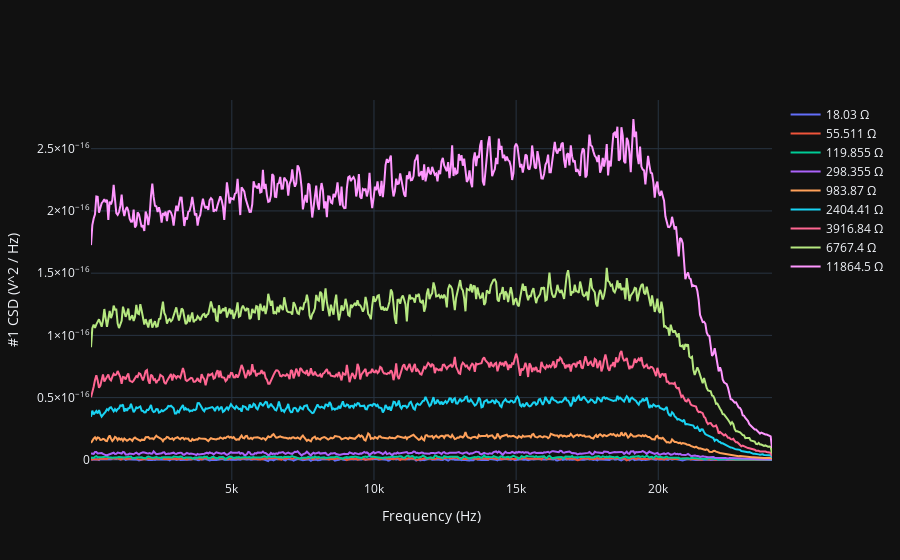
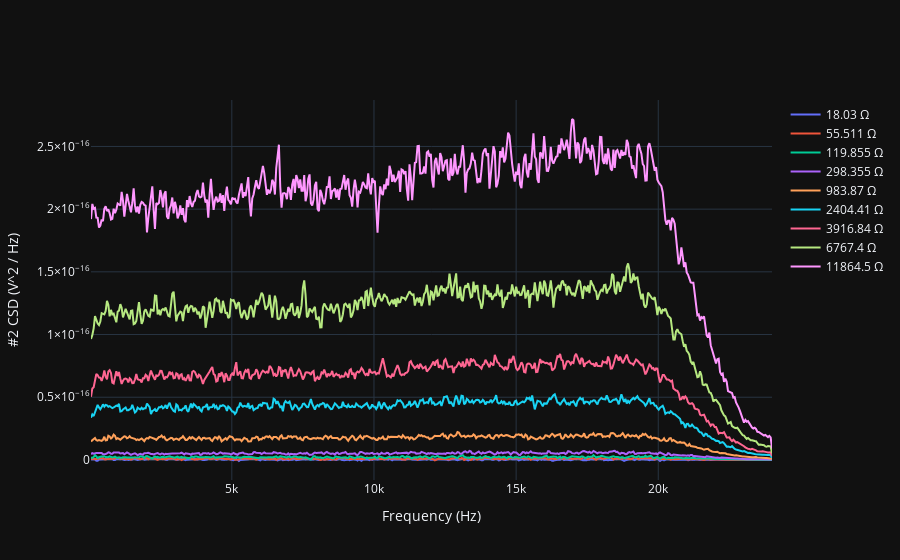
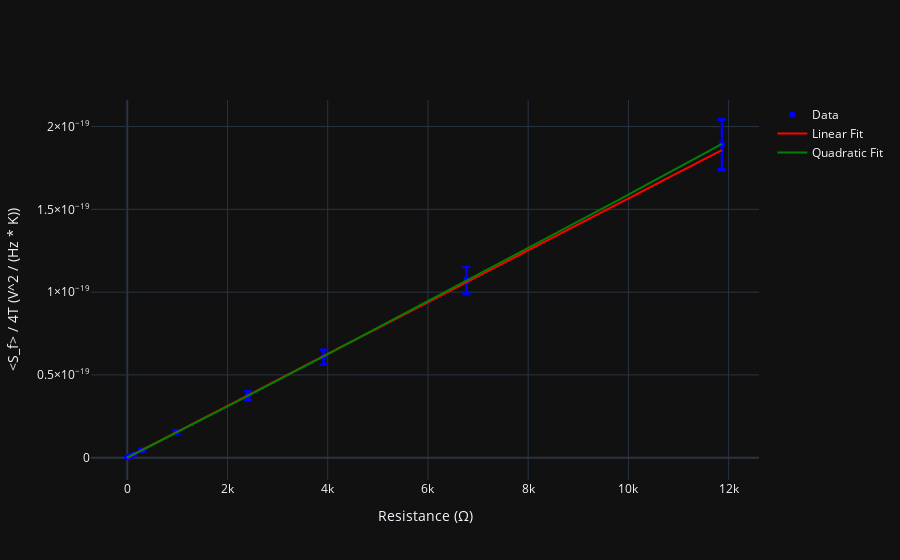
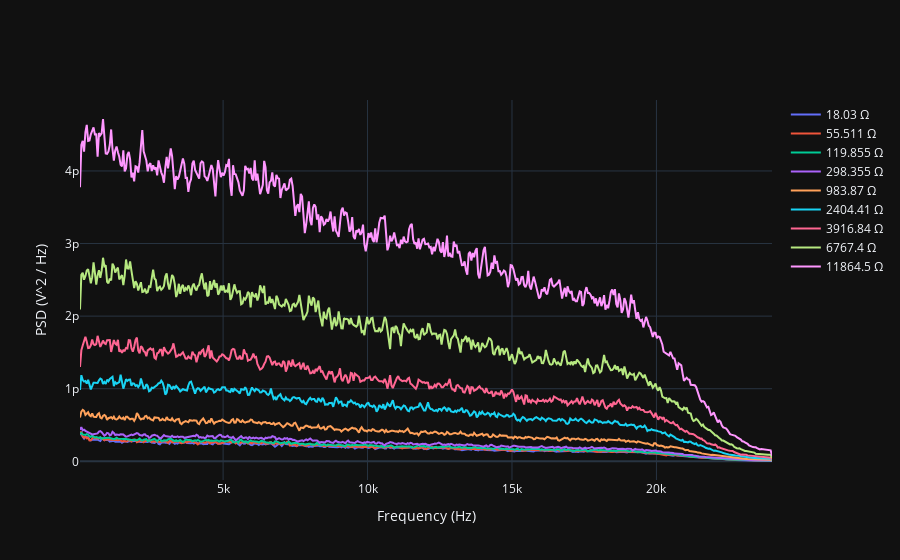

The cell these charts' notebook holds for them, in order:
### Code cell
# Noise data analysis

Temp = 21.1 + 273.15
Temp_std = 1

fs = 48000

Pden_arr = np.array([])
Pden_std_arr = np.array([])

V_1 = 50E-3
cR_1 = 120.26E3

def v_into_amp(V_in, R_1, R_2):
    return V_in * R_2 / (R_1 + R_2)


def G_std_over_G(f, V_in, R_2):
    return np.sqrt( ( (3E-3 + 0.01 * G_interp(f) * V_in) / (G_interp(f) * V_in) ) ** 2
                                     + (( v_into_amp(3E-3, cR_1, R_2) + 0.01 * V_in) / V_in) ** 2)

fig1 = go.Figure()
fig1.update_layout(
    xaxis_title="Frequency (Hz)",
    yaxis_title="#1 CSD (V^2 / Hz)",
    #xaxis_type="log",
    #yaxis_type='log',
    template="plotly_dark"
)

fig2 = go.Figure()
fig2.update_layout(
    xaxis_title="Frequency (Hz)",
    yaxis_title="#2 CSD (V^2 / Hz)",
    #xaxis_type="log",
    #yaxis_type='log',
    template="plotly_dark"
)

fig4 = go.Figure()
fig4.update_layout(
    xaxis_title="Frequency (Hz)",
    yaxis_title="PSD (V^2 / Hz)",
    #xaxis_type="log",
    template="plotly_dark"
)

# Spectral Analysis
r = 0
for v_dat_1L, v_dat_2L, v_dat_1R, v_dat_2R in zip(v_data_1L_arr, v_data_2L_arr, v_data_1R_arr, v_data_2R_arr):
    f1, P_den_1 = signal.welch(v_dat_1L, fs, nperseg=1024)
    f1 = f1[1:]
    P_den_1 = P_den_1[1:].real / G_interp(f1) / C_interp(f1)
    
    fc_1, P_den_cross_1 = signal.csd(v_dat_1L, v_dat_1R, fs, nperseg=1024)
    fc_2, P_den_cross_2 = signal.csd(v_dat_2L, v_dat_2R, fs, nperseg=1024)
    fc_1 = fc_1[1:].real
    fc_2 = fc_2[1:].real
    P_den_cross_1 = P_den_cross_1[1:].real
    P_den_cross_2 = P_den_cross_2[1:].real
    P_den1 = P_den_cross_1 / G_interp(fc_1) ** 2 / C_interp(fc_1) ** 2
    P_den2 = P_den_cross_2 / G_interp(fc_2) ** 2 / C_interp(fc_2) ** 2
    f_flat1 = fc_1[10:400]
    f_flat2 = fc_2[10:400]
    P_den1_flat = P_den1[10:400]
    P_den2_flat = P_den2[10:400]
    
    

    fig1.add_trace(go.Scatter(
        x=fc_1, y=P_den1,
        name='{} Ω'.format(R_arr[r]),
        mode='lines',
        # line=dict(
        #     color=color_arr[r]
        # )
    ))

    fig2.add_trace(go.Scatter(
        x=fc_2, y=P_den2,
        name='{} Ω'.format(R_arr[r]),
        mode='lines',
        # line=dict(
        #     color=color_arr[r]
        # )
    ))

    fig4.add_trace(go.Scatter(
        x=f1, y=P_den_1,
        name='{} Ω'.format(R_arr[r]),
        mode='lines',
    ))

    data_std1 = np.sqrt(
        np.sum(
            ( 2 * P_den1_flat * np.sqrt( (2/40) ** 2 +
                                         (0.2 / G_interp(f_flat1) + 0.01) ** 2) ) ** 2
        )
    ) / len(f_flat1)
    data_std2 = np.sqrt(
        np.sum(
            ( 2 * P_den2_flat * np.sqrt( (2/40) ** 2 +
                                         (0.2 / G_interp(f_flat2) + 0.01) ** 2) ) ** 2
        )
    ) / len(f_flat2)
    
    Pden_std_arr = np.array([*Pden_std_arr, *[np.sqrt(np.std(P_den1_flat) ** 2 + data_std1 ** 2),
                                            np.sqrt(np.std(P_den2_flat) ** 2 + data_std2 ** 2)]])
    Pden_arr = np.array([*Pden_arr, *[np.mean(P_den1_flat),
                                    np.mean(P_den2_flat)]])
    
    r += 1

# Fitting data
def lin_func(x, a, b):
    return a*x + b

def quad_func(x, a, b, c):
    return a*x**2 + b*x + c

ext_R_arr = np.array([])
for res in R_arr:    
    ext_R_arr = np.array([*ext_R_arr, res, res])

kb_slope_arr = Pden_arr / (4 * Temp)
kb_slope_std_arr = Pden_arr / (4 * Temp) * np.sqrt((Pden_std_arr / Pden_arr) ** 2 + (Temp_std / Temp) ** 2)

params_lin, cov_lin = curve_fit(lin_func, ext_R_arr, kb_slope_arr, sigma=kb_slope_std_arr)
p_lin_err = np.sqrt(np.diag(cov_lin))

params_quad, cov_quad = curve_fit(quad_func, ext_R_arr, kb_slope_arr, sigma=kb_slope_std_arr)
p_quad_err = np.sqrt(np.diag(cov_quad))

R_space = np.linspace(0, max(R_arr), 10000)


# Plotting
fig3 = go.Figure()
fig3.add_trace(go.Scatter(
    x=ext_R_arr, y=kb_slope_arr,
    error_y=dict(
        type='data',
        array=kb_slope_std_arr,
        color='blue'
    ),
    name='Data', 
    mode='markers',
    marker=dict(
        color='blue'
    )
))

fig3.add_trace(go.Scatter(
    x=R_space, y=lin_func(R_space, *params_lin),
    name='Linear Fit',
    mode='lines',
    line=dict(
        color='red'
    )
))

fig3.add_trace(go.Scatter(
    x=R_space, y=quad_func(R_space, *params_quad),
    name='Quadratic Fit',
    mode='lines',
    line=dict(
        color='green'
    )
))

fig3.update_layout(
    xaxis_title='Resistance (Ω)',
    yaxis_title='<S_f> / 4T (V^2 / (Hz * K))',
    template="plotly_dark"
)

fig1.show()
fig1.write_image('# 1 CSD per R.pdf')
fig1.write_image('# 1 CSD per R.png')
fig2.show()
fig2.write_image('# 2 CSD per R.pdf')
fig2.write_image('# 2 CSD per R.png')
fig3.show()
fig3.write_image('S vs R plot.pdf')
fig3.write_image('S vs R plot.png')
fig4.show()

print('Lin param: {} +/- {} , Const param: {} +/- {}'.format(params_lin[0], p_lin_err[0], params_lin[1], p_lin_err[1]))
print('Quad param: {} +/- {} , Lin param: {} +/- {} , Const param: {} +/- {}'.format(params_quad[0], p_quad_err[0], params_quad[1],
                                                                                     p_quad_err[1], params_quad[2], p_quad_err[2]))

### Figure 1 — Plotly figure (JSON) as saved in the notebook; plotly's stock layout.template omitted (floating-point values rounded to 4 significant figures; data arrays with more than 128 entries replaced by an {"elided": "..."} marker saying what was removed)
{"data": [{"mode": "lines", "name": "18.03 Ω", "type": "scatter", "x": {"elided": "512 float values"}, "y": {"elided": "512 float values"}}, {"mode": "lines", "name": "55.511 Ω", "type": "scatter", "x": {"elided": "512 float values"}, "y": {"elided": "512 float values"}}, {"mode": "lines", "name": "119.855 Ω", "type": "scatter", "x": {"elided": "512 float values"}, "y": {"elided": "512 float values"}}, {"mode": "lines", "name": "298.355 Ω", "type": "scatter", "x": {"elided": "512 float values"}, "y": {"elided": "512 float values"}}, {"mode": "lines", "name": "983.87 Ω", "type": "scatter", "x": {"elided": "512 float values"}, "y": {"elided": "512 float values"}}, {"mode": "lines", "name": "2404.41 Ω", "type": "scatter", "x": {"elided": "512 float values"}, "y": {"elided": "512 float values"}}, {"mode": "lines", "name": "3916.84 Ω", "type": "scatter", "x": {"elided": "512 float values"}, "y": {"elided": "512 float values"}}, {"mode": "lines", "name": "6767.4 Ω", "type": "scatter", "x": {"elided": "512 float values"}, "y": {"elided": "512 float values"}}, {"mode": "lines", "name": "11864.5 Ω", "type": "scatter", "x": {"elided": "512 float values"}, "y": {"elided": "512 float values"}}], "layout": {"xaxis": {"title": {"text": "Frequency (Hz)"}}, "yaxis": {"title": {"text": "#1 CSD (V^2 / Hz)"}}}}

### Figure 2 — Plotly figure (JSON) as saved in the notebook; plotly's stock layout.template omitted (floating-point values rounded to 4 significant figures; data arrays with more than 128 entries replaced by an {"elided": "..."} marker saying what was removed)
{"data": [{"mode": "lines", "name": "18.03 Ω", "type": "scatter", "x": {"elided": "512 float values"}, "y": {"elided": "512 float values"}}, {"mode": "lines", "name": "55.511 Ω", "type": "scatter", "x": {"elided": "512 float values"}, "y": {"elided": "512 float values"}}, {"mode": "lines", "name": "119.855 Ω", "type": "scatter", "x": {"elided": "512 float values"}, "y": {"elided": "512 float values"}}, {"mode": "lines", "name": "298.355 Ω", "type": "scatter", "x": {"elided": "512 float values"}, "y": {"elided": "512 float values"}}, {"mode": "lines", "name": "983.87 Ω", "type": "scatter", "x": {"elided": "512 float values"}, "y": {"elided": "512 float values"}}, {"mode": "lines", "name": "2404.41 Ω", "type": "scatter", "x": {"elided": "512 float values"}, "y": {"elided": "512 float values"}}, {"mode": "lines", "name": "3916.84 Ω", "type": "scatter", "x": {"elided": "512 float values"}, "y": {"elided": "512 float values"}}, {"mode": "lines", "name": "6767.4 Ω", "type": "scatter", "x": {"elided": "512 float values"}, "y": {"elided": "512 float values"}}, {"mode": "lines", "name": "11864.5 Ω", "type": "scatter", "x": {"elided": "512 float values"}, "y": {"elided": "512 float values"}}], "layout": {"xaxis": {"title": {"text": "Frequency (Hz)"}}, "yaxis": {"title": {"text": "#2 CSD (V^2 / Hz)"}}}}

### Figure 3 — Plotly figure (JSON) as saved in the notebook; plotly's stock layout.template omitted (floating-point values rounded to 4 significant figures; data arrays with more than 128 entries replaced by an {"elided": "..."} marker saying what was removed)
{"data": [{"error_y": {"array": [3.682e-22, 3.46e-22, 3.536e-22, 3.574e-22, 4.164e-22, 3.989e-22, 6.019e-22, 5.559e-22, 1.113e-21, 1.186e-21, 2.846e-21, 2.552e-21, 4.423e-21, 4.486e-21, 8.138e-21, 7.672e-21, 1.558e-20, 1.488e-20], "color": "blue", "type": "data"}, "marker": {"color": "blue"}, "mode": "markers", "name": "Data", "type": "scatter", "x": [18.03, 18.03, 55.51, 55.51, 119.9, 119.9, 298.4, 298.4, 983.9, 983.9, 2404.0, 2404.0, 3917.0, 3917.0, 6767.0, 6767.0, 11860.0, 11860.0], "y": [2.781e-22, 3.419e-22, 8.707e-22, 8.114e-22, 1.828e-21, 1.848e-21, 4.579e-21, 4.538e-21, 1.532e-20, 1.533e-20, 3.734e-20, 3.754e-20, 6.063e-20, 6.08e-20, 1.069e-19, 1.076e-19, 1.89e-19, 1.892e-19]}, {"line": {"color": "red"}, "mode": "lines", "name": "Linear Fit", "type": "scatter", "x": {"elided": "10000 float values"}, "y": {"elided": "10000 float values"}}, {"line": {"color": "green"}, "mode": "lines", "name": "Quadratic Fit", "type": "scatter", "x": {"elided": "10000 float values"}, "y": {"elided": "10000 float values"}}], "layout": {"xaxis": {"title": {"text": "Resistance (Ω)"}}, "yaxis": {"title": {"text": "<S_f> / 4T (V^2 / (Hz * K))"}}}}

### Figure 4 — Plotly figure (JSON) as saved in the notebook; plotly's stock layout.template omitted (floating-point values rounded to 4 significant figures; data arrays with more than 128 entries replaced by an {"elided": "..."} marker saying what was removed)
{"data": [{"mode": "lines", "name": "18.03 Ω", "type": "scatter", "x": {"elided": "512 float values"}, "y": {"elided": "512 float values"}}, {"mode": "lines", "name": "55.511 Ω", "type": "scatter", "x": {"elided": "512 float values"}, "y": {"elided": "512 float values"}}, {"mode": "lines", "name": "119.855 Ω", "type": "scatter", "x": {"elided": "512 float values"}, "y": {"elided": "512 float values"}}, {"mode": "lines", "name": "298.355 Ω", "type": "scatter", "x": {"elided": "512 float values"}, "y": {"elided": "512 float values"}}, {"mode": "lines", "name": "983.87 Ω", "type": "scatter", "x": {"elided": "512 float values"}, "y": {"elided": "512 float values"}}, {"mode": "lines", "name": "2404.41 Ω", "type": "scatter", "x": {"elided": "512 float values"}, "y": {"elided": "512 float values"}}, {"mode": "lines", "name": "3916.84 Ω", "type": "scatter", "x": {"elided": "512 float values"}, "y": {"elided": "512 float values"}}, {"mode": "lines", "name": "6767.4 Ω", "type": "scatter", "x": {"elided": "512 float values"}, "y": {"elided": "512 float values"}}, {"mode": "lines", "name": "11864.5 Ω", "type": "scatter", "x": {"elided": "512 float values"}, "y": {"elided": "512 float values"}}], "layout": {"xaxis": {"title": {"text": "Frequency (Hz)"}}, "yaxis": {"title": {"text": "PSD (V^2 / Hz)"}}}}
